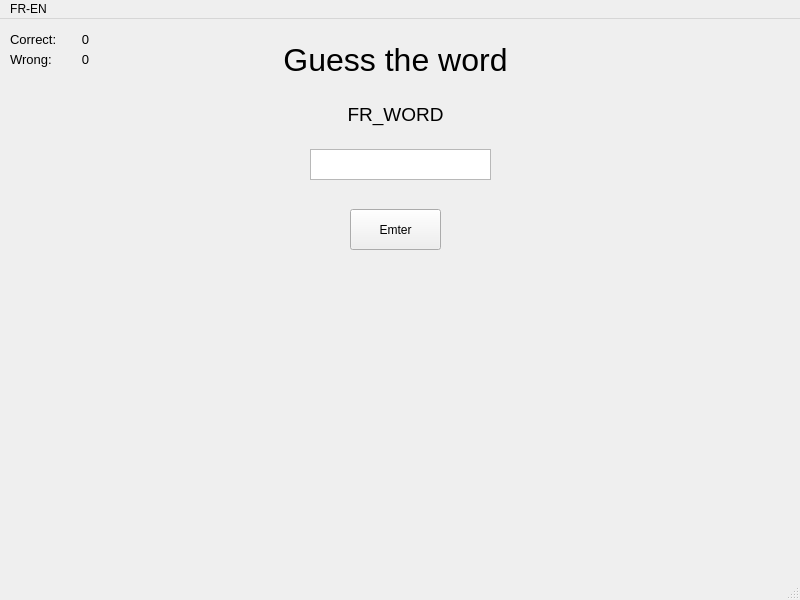
<?xml version="1.0" encoding="UTF-8"?>
<ui version="4.0">
 <class>MainWindow</class>
 <widget class="QMainWindow" name="MainWindow">
  <property name="geometry">
   <rect>
    <x>0</x>
    <y>0</y>
    <width>800</width>
    <height>600</height>
   </rect>
  </property>
  <property name="windowTitle">
   <string>MainWindow</string>
  </property>
  <widget class="QWidget" name="centralwidget">
   <widget class="QPushButton" name="pushButton">
    <property name="geometry">
     <rect>
      <x>350</x>
      <y>190</y>
      <width>91</width>
      <height>41</height>
     </rect>
    </property>
    <property name="text">
     <string>Emter</string>
    </property>
   </widget>
   <widget class="QLabel" name="label">
    <property name="geometry">
     <rect>
      <x>280</x>
      <y>20</y>
      <width>231</width>
      <height>41</height>
     </rect>
    </property>
    <property name="font">
     <font>
      <pointsize>24</pointsize>
     </font>
    </property>
    <property name="text">
     <string>Guess the word</string>
    </property>
    <property name="alignment">
     <set>Qt::AlignCenter</set>
    </property>
   </widget>
   <widget class="QLabel" name="label_2">
    <property name="geometry">
     <rect>
      <x>300</x>
      <y>80</y>
      <width>191</width>
      <height>31</height>
     </rect>
    </property>
    <property name="font">
     <font>
      <pointsize>14</pointsize>
     </font>
    </property>
    <property name="text">
     <string>FR_WORD</string>
    </property>
    <property name="alignment">
     <set>Qt::AlignCenter</set>
    </property>
   </widget>
   <widget class="QPlainTextEdit" name="plainTextEdit">
    <property name="geometry">
     <rect>
      <x>310</x>
      <y>130</y>
      <width>181</width>
      <height>31</height>
     </rect>
    </property>
   </widget>
   <widget class="QLabel" name="label_3">
    <property name="geometry">
     <rect>
      <x>10</x>
      <y>10</y>
      <width>61</width>
      <height>21</height>
     </rect>
    </property>
    <property name="font">
     <font>
      <pointsize>10</pointsize>
     </font>
    </property>
    <property name="text">
     <string>Correct:</string>
    </property>
   </widget>
   <widget class="QLabel" name="label_4">
    <property name="geometry">
     <rect>
      <x>60</x>
      <y>10</y>
      <width>51</width>
      <height>21</height>
     </rect>
    </property>
    <property name="font">
     <font>
      <pointsize>10</pointsize>
     </font>
    </property>
    <property name="text">
     <string>0</string>
    </property>
    <property name="alignment">
     <set>Qt::AlignCenter</set>
    </property>
   </widget>
   <widget class="QLabel" name="label_5">
    <property name="geometry">
     <rect>
      <x>10</x>
      <y>30</y>
      <width>61</width>
      <height>21</height>
     </rect>
    </property>
    <property name="font">
     <font>
      <pointsize>10</pointsize>
     </font>
    </property>
    <property name="text">
     <string>Wrong:</string>
    </property>
   </widget>
   <widget class="QLabel" name="label_6">
    <property name="geometry">
     <rect>
      <x>60</x>
      <y>30</y>
      <width>51</width>
      <height>21</height>
     </rect>
    </property>
    <property name="font">
     <font>
      <pointsize>10</pointsize>
     </font>
    </property>
    <property name="text">
     <string>0</string>
    </property>
    <property name="alignment">
     <set>Qt::AlignCenter</set>
    </property>
   </widget>
  </widget>
  <widget class="QMenuBar" name="menubar">
   <property name="geometry">
    <rect>
     <x>0</x>
     <y>0</y>
     <width>800</width>
     <height>21</height>
    </rect>
   </property>
   <widget class="QMenu" name="menuFrench_English_Dictionary">
    <property name="title">
     <string>FR-EN</string>
    </property>
   </widget>
   <addaction name="menuFrench_English_Dictionary"/>
  </widget>
  <widget class="QStatusBar" name="statusbar"/>
 </widget>
 <resources/>
 <connections/>
</ui>
